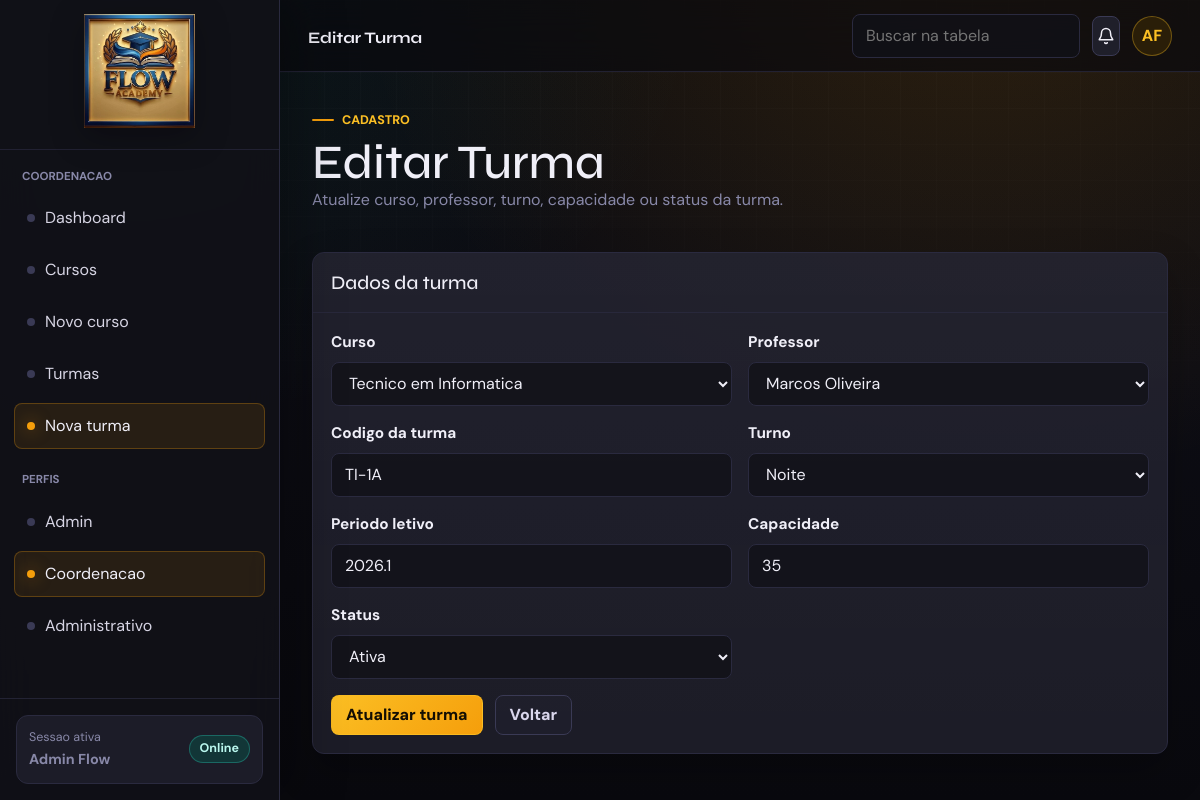
The page /Flow-academy_Php/Flow-academy/web-php/pages/coordenacao/turma_form.php?id=1 (signed in) on the database its author committed.
### tables this page shows
CREATE TABLE `turmas` (
  `id_turma` int(11) NOT NULL AUTO_INCREMENT,
  `id_curso` int(11) NOT NULL,
  `id_professor` int(11) NOT NULL,
  `codigo_turma` varchar(50) NOT NULL,
  `turno` enum('manha','tarde','noite') NOT NULL,
  `periodo_letivo` varchar(20) NOT NULL,
  `capacidade_maxima` int(11) DEFAULT 35,
  `status` enum('ativa','encerrada') DEFAULT 'ativa',
  PRIMARY KEY (`id_turma`),
  UNIQUE KEY `codigo_turma` (`codigo_turma`),
  KEY `id_curso` (`id_curso`),
  KEY `id_professor` (`id_professor`),
  CONSTRAINT `turmas_ibfk_1` FOREIGN KEY (`id_curso`) REFERENCES `cursos` (`id_curso`),
  CONSTRAINT `turmas_ibfk_2` FOREIGN KEY (`id_professor`) REFERENCES `professores` (`id_professor`)
);

CREATE TABLE `cursos` (
  `id_curso` int(11) NOT NULL AUTO_INCREMENT,
  `nome` varchar(120) NOT NULL,
  `descricao` text DEFAULT NULL,
  `carga_horaria` int(11) NOT NULL,
  `status` enum('ativo','inativo') DEFAULT 'ativo',
  PRIMARY KEY (`id_curso`)
);

CREATE TABLE `professores` (
  `id_professor` int(11) NOT NULL AUTO_INCREMENT,
  `id_usuario` int(11) NOT NULL,
  `cpf` varchar(14) NOT NULL,
  `especialidade` varchar(120) DEFAULT NULL,
  PRIMARY KEY (`id_professor`),
  UNIQUE KEY `id_usuario` (`id_usuario`),
  UNIQUE KEY `cpf` (`cpf`),
  CONSTRAINT `professores_ibfk_1` FOREIGN KEY (`id_usuario`) REFERENCES `usuarios` (`id_usuario`) ON DELETE CASCADE
);

CREATE TABLE `usuarios` (
  `id_usuario` int(11) NOT NULL AUTO_INCREMENT,
  `nome` varchar(150) NOT NULL,
  `email` varchar(150) NOT NULL,
  `senha_hash` varchar(255) NOT NULL,
  `perfil` enum('aluno','professor','coordenacao','administrativo','admin') NOT NULL,
  `status` enum('ativo','inativo') DEFAULT 'ativo',
  `ultimo_login` datetime DEFAULT NULL,
  `created_at` datetime DEFAULT current_timestamp(),
  PRIMARY KEY (`id_usuario`),
  UNIQUE KEY `email` (`email`)
);

### Flow-academy_Php/Flow-academy/web-php/includes/funcoes.php (called while the page is built, shortened)
<?php
require_once __DIR__ . '/../config/config.php';
function e($valor)
{
    return htmlspecialchars((string) ($valor ?? ''), ENT_QUOTES, 'UTF-8');
}
function getValor($campo, $padrao = '')
{
    return trim((string) ($_GET[$campo] ?? $padrao));
}
function buscarUm($sql, array $parametros = [])
{
    global $pdo;
    $stmt = $pdo->prepare($sql);
    $stmt->execute($parametros);
    $resultado = $stmt->fetch();
    return $resultado ?: null;
}
function buscarTodos($sql, array $parametros = [])
{
    global $pdo;
    $stmt = $pdo->prepare($sql);
    $stmt->execute($parametros);
    return $stmt->fetchAll();
}

### Flow-academy_Php/Flow-academy/web-php/pages/coordenacao/turma_form.php (the view, shortened to what this page needs)
<?php
require_once __DIR__ . '/../../includes/layout.php';
$idTurma = (int) getValor('id', 0);
$modoEdicao = $idTurma > 0;
$turma = null;
if ($modoEdicao) {
    $turma = buscarUm('SELECT * FROM turmas WHERE id_turma = :id_turma', [
        ':id_turma' => $idTurma,
    ]);
}
$valores = [
    'id_curso' => $turma['id_curso'] ?? '',
    'id_professor' => $turma['id_professor'] ?? '',
    'codigo_turma' => $turma['codigo_turma'] ?? '',
    'turno' => $turma['turno'] ?? 'noite',
    'periodo_letivo' => $turma['periodo_letivo'] ?? '',
    'capacidade_maxima' => $turma['capacidade_maxima'] ?? 35,
    'status' => $turma['status'] ?? 'ativa',
];
$cursos = buscarTodos('SELECT id_curso, nome FROM cursos WHERE status = "ativo" OR id_curso = :id_curso ORDER BY nome', [
    ':id_curso' => $valores['id_curso'] ?: 0,
]);
$professores = buscarTodos(
    'SELECT p.id_professor, u.nome
     FROM professores p
     JOIN usuarios u ON u.id_usuario = p.id_usuario
     ORDER BY u.nome'
);
?>
    <section class="panel">
      <div class="panel-header"><h2>Dados da turma</h2></div>
      <div class="panel-body">
        <form class="form-grid" method="post">
          <label class="field">
            <span>Curso</span>
            <select class="select" name="id_curso" required>
              <?php foreach ($cursos as $curso): ?>
                <option value="<?= e($curso['id_curso']) ?>" <?= (int) $valores['id_curso'] === (int) $curso['id_curso'] ? 'selected' : '' ?>><?= e($curso['nome']) ?></option>
              <?php endforeach; ?>
            </select>
          </label>
          <label class="field">
            <span>Professor</span>
            <select class="select" name="id_professor" required>
              <?php foreach ($professores as $professor): ?>
                <option value="<?= e($professor['id_professor']) ?>" <?= (int) $valores['id_professor'] === (int) $professor['id_professor'] ? 'selected' : '' ?>><?= e($professor['nome']) ?></option>
              <?php endforeach; ?>
            </select>
          </label>
          <label class="field"><span>Codigo da turma</span><input class="control" name="codigo_turma" value="<?= e($valores['codigo_turma']) ?>" placeholder="TI-1A" required></label>
          <label class="field">
            <span>Turno</span>
            <select class="select" name="turno" required>
              <option value="noite" <?= $valores['turno'] === 'noite' ? 'selected' : '' ?>>Noite</option>
            </select>
          </label>
          <label class="field"><span>Periodo letivo</span><input class="control" name="periodo_letivo" value="<?= e($valores['periodo_letivo']) ?>" placeholder="2026.1" required></label>
          <label class="field"><span>Capacidade</span><input class="control" name="capacidade_maxima" type="number" min="1" value="<?= e($valores['capacidade_maxima']) ?>" required></label>
          <label class="field">
            <span>Status</span>
            <select class="select" name="status">
              <option value="ativa" <?= $valores['status'] === 'ativa' ? 'selected' : '' ?>>Ativa</option>
            </select>
          </label>
          <div class="actions span-2" style="justify-content:flex-start">
            <button class="btn primary" type="submit"><?= $modoEdicao ? 'Atualizar turma' : 'Salvar turma' ?></button>
            <a class="btn ghost" href="turmas.php">Voltar</a>
          </div>
        </form>
      </div>
    </section>

### Flow-academy_Php/Flow-academy/web-php/assets/css/main.css (style rules this page uses)
:root { --bg:#0a0a0f; --bg2:#111118; --surface:#1c1c28; --surface2:#242433; --border:#2a2a3f; --border2:#3a3a55; --text:#f0eff8; --muted:#8888a8; --accent:#f59e0b; --accent2:#fbbf24; --accent-pale:#2a1e08; --teal:#2dd4bf; --radius:12px; --sidebar:280px; --topbar:72px; --shadow:0 22px 55px rgba(0,0,0,.35); --bs-body-bg:var(--bg); --bs-body-color:var(--text); --bs-primary:var(--accent); --bs-border-color:var(--border); }
* { box-sizing:border-box; }
html { min-height:100%; scroll-behavior:smooth; }
body { min-height:100%; margin:0; color:var(--text); font-family:'DM Sans',system-ui,-apple-system,BlinkMacSystemFont,'Segoe UI',sans-serif; background: radial-gradient(ellipse at 82% -12%,rgba(245,158,11,.16),transparent 46%), radial-gradient(ellipse at 10% 0%,rgba(45,212,191,.08),transparent 38%), linear-gradient(180deg,#0a0a0f 0%,#0d0d14 46%,#09090e 100%); }
body::before { content:""; position:fixed; inset:0; pointer-events:none; background-image:linear-gradient(rgba(255,255,255,.025) 1px,transparent 1px),linear-gradient(90deg,rgba(255,255,255,.022) 1px,transparent 1px); background-size:36px 36px; mask-image:linear-gradient(to bottom,rgba(0,0,0,.72),transparent 74%); }
a { color:inherit; text-decoration:none; }
button,input,select,textarea { font:inherit; }
h1,h2,h3,.metric-value { font-family:'Syne',sans-serif; letter-spacing:0; }
.topbar-left,.topbar-right,.actions { display:flex; align-items:center; gap:12px; }
.actions { flex-wrap:wrap; justify-content:flex-end; }
h2 { margin:0; font-size:1.2rem; }
.main-content > .grid,.main-content > .panel,.main-content > .stack { margin-top:24px; }
.card,.panel,.empty-state { --bs-card-color:var(--text); --bs-card-bg:rgba(28,28,40,.88); color:var(--text)!important; border:1px solid var(--border); border-radius:var(--radius); background:linear-gradient(180deg,rgba(255,255,255,.035),rgba(255,255,255,.012)),rgba(28,28,40,.88); box-shadow:0 18px 42px rgba(0,0,0,.24); }
.panel { min-width:0; overflow:hidden; }
.panel-header { display:flex; align-items:center; justify-content:space-between; gap:14px; padding:18px; border-bottom:1px solid rgba(42,42,63,.82); }
.panel-body { padding:18px; }
.field { display:grid; gap:8px; }
.field span,.field label { color:#f0eff8; font-size:.96rem; font-weight:700; }
.control,.select,.textarea { width:100%; min-height:44px; border:1px solid var(--border); border-radius:8px; color:var(--text); outline:none; background:rgba(17,17,24,.78); transition:.2s ease; }
.control,.select { padding:0 13px; }
.form-grid { display:grid; grid-template-columns:repeat(2,minmax(0,1fr)); gap:16px; }
.form-grid .span-2 { grid-column:span 2; }
.btn,.icon-btn { display:inline-flex; min-height:40px; align-items:center; justify-content:center; gap:8px; border:1px solid var(--border2); border-radius:8px; color:var(--text); background:rgba(36,36,51,.78); font-weight:800; }
.btn { padding:0 14px; }
.btn.primary { color:#130e03; border-color:rgba(251,191,36,.7); background:linear-gradient(135deg,var(--accent2),var(--accent)); }
.btn.ghost { color:#d9d6ec; background:rgba(36,36,51,.36); }

### rows shown on the page
turmas: id_curso "Tecnico em Informatica", id_professor "Marcos Oliveira", codigo_turma "TI-1A", turno "Noite", periodo_letivo "2026.1", capacidade_maxima "35", status "Ativa"

### other values the page prints
$menuAtual['titulo'] "COORDENACAO"
$item['texto'] "Dashboard"
$item['texto'] "Cursos"
$item['texto'] "Novo curso"
$item['texto'] "Turmas"
$item['texto'] "Nova turma"
$menuPerfil['titulo'] "Admin"
$menuPerfil['titulo'] "Coordenacao"
$menuPerfil['titulo'] "Administrativo"
$nome "Admin Flow"
$titulo "Editar Turma"
iniciais($nome) "AF"
$eyebrow "CADASTRO"
$texto "Atualize curso, professor, turno, capacidade ou status da turma."
